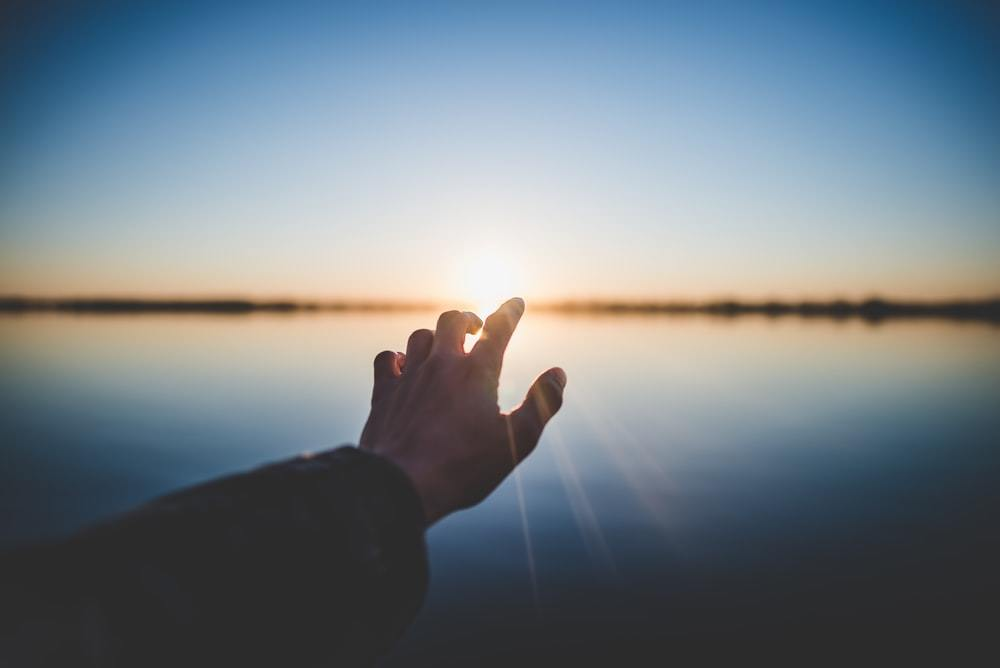
#> input picture images/sunset_hand.jpg, 1000 x 668 px, found by its file name
$ jupyter execute --allow-errors Find_and_draw_contour.ipynb
#> lines starting #> are read from the running program, lines starting #| are printed output that depends on the picture; after the words box and inside, x2 and y2 are one past the last pixel; in counts of white or black regions, pixels touching at a corner belong together
[cell 1]
import cv2
import time
import matplotlib.pyplot as plt

[cell 2]
from google.colab import drive

from google.colab import drive
drive.mount('/content/drive')

[cell 3]
# read the image
image = cv2.imread('/content/drive/MyDrive/Computer_Vision_Projects/images/sunset_hand.jpg')
#> image is the input picture: shape (668, 1000, 3); mean B, G, R 133.5, 125.8, 115.1

[cell 4]
# https://learnopencv.com/contour-detection-using-opencv-python-c/


new_frame_time = 0
prev_frame_time = 0
# convert the image to grayscale format
img_gray = cv2.cvtColor(image, cv2.COLOR_BGR2GRAY)
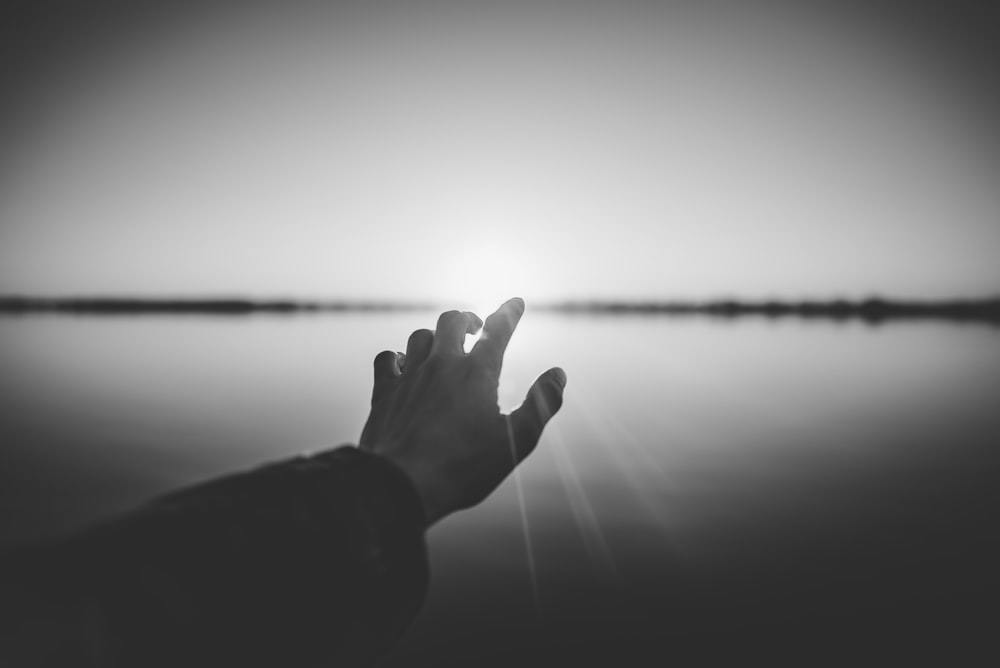
#> img_gray: shape (668, 1000); min 33, max 255, mean 123.5

# time when we finish processing for this frame
new_frame_time = time.time()

# Calculating the fps
# fps will be number of frame processed in given time frame
# since their will be most of time error of 0.001 second
# we will be subtracting it to get more accurate result
fps = 1 / (new_frame_time - prev_frame_time)
prev_frame_time = new_frame_time
fps, prev_frame_time

# apply binary thresholding
ret, thresh = cv2.threshold(img_gray, 150, 255, cv2.THRESH_BINARY)
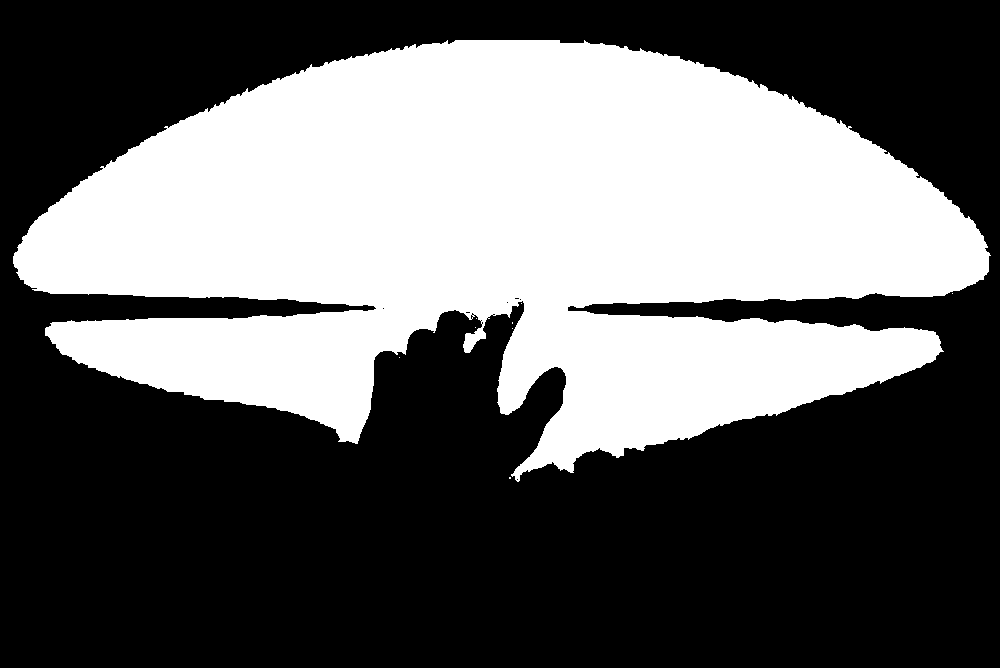
#> thresh: shape (668, 1000); 39.7% white; 9 white regions (8 under 20 px), largest, box (x1, y1, x2, y2) and area: (13, 40, 991, 482) 264909
cv2.putText(img = thresh,
            text = f'FPS Display',
            org = (20, 40),
            fontFace = cv2.FONT_HERSHEY_SIMPLEX,
            fontScale = 1,
            color = (255, 255, 255),
            thickness = 2 )
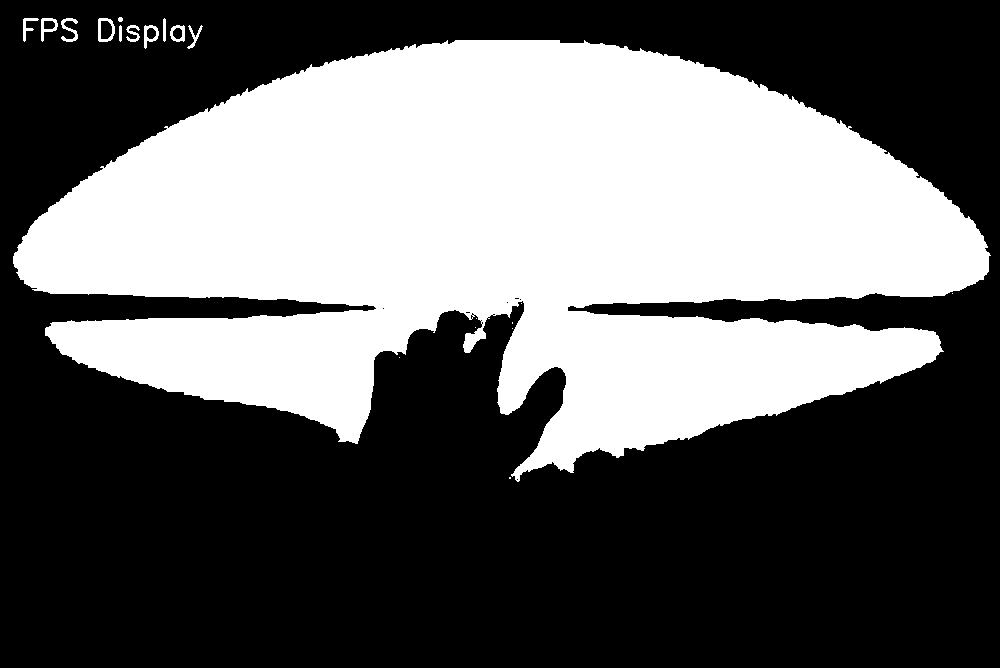
#> thresh: shape (668, 1000); 39.9% white; 20 white regions (8 under 20 px), largest, box (x1, y1, x2, y2) and area: (13, 40, 991, 482) 264909, (98, 18, 115, 42) 186, (61, 18, 78, 42) 174
cv2.putText(img = thresh,
            text = f'FPS: {int(fps)}',
            org = (20, 60),
            fontFace = cv2.FONT_HERSHEY_PLAIN,
            fontScale = 1,
            color = (255,0,255),
            thickness = 1)
#> thresh: shape (668, 1000); 39.9% white; 26 white regions (10 under 20 px)
# visualize the binary image
plt.imshow(thresh)
plt.xticks([]), plt.yticks([]) # optional line of code, just to hide tick values on X and Y axis if needed
plt.show()
cv2.waitKey(0)
cv2.imwrite('image_thres1.jpg', thresh)

# detect the contours on the binary image using cv2.CHAIN_APPROX_NONE
contours, hierarchy = cv2.findContours(image=thresh, mode=cv2.RETR_TREE, method=cv2.CHAIN_APPROX_NONE)
#> contours = 43 contours, 24 with area under 20; largest, box (x1, y1, x2, y2) and area: (13, 40, 991, 482) 262803, (98, 18, 115, 42) 328, (41, 18, 58, 42) 210, (144, 25, 159, 49) 208, (100, 20, 113, 40) 200

# draw contours on the original image
image_copy = image.copy()
#> (the rest of this cell did not finish here and is left out)

[cell 5]
import cv2
import numpy as np

img = cv2.imread('/content/drive/MyDrive/Computer_Vision_Projects/images/shapes.png')
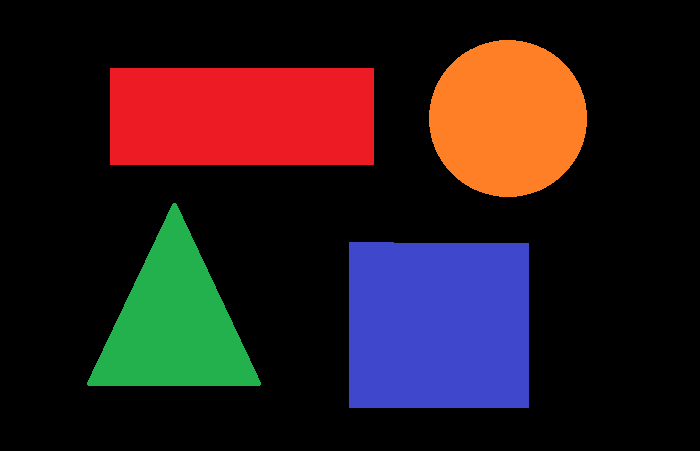
#> input picture images/shapes.png, 700 x 451 px, found by its file name
#> img is the input picture: shape (451, 700, 3); mean B, G, R 28.5, 26.1, 42.7
gray = cv2.cvtColor(img, cv2.COLOR_BGR2GRAY)
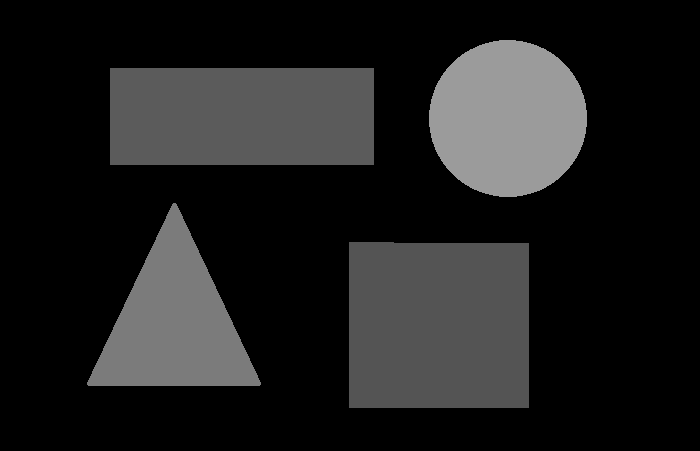
#> gray: shape (451, 700); min 0, max 155, mean 31.3

ret,thresh = cv2.threshold(gray,50,255,0)
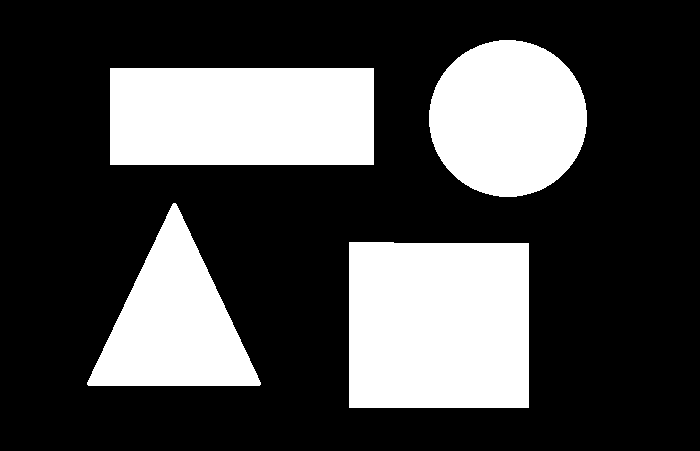
#> thresh: shape (451, 700); 28.9% white; 4 white regions
contours,hierarchy = cv2.findContours(thresh, 1, 2)
#> contours = 4 contours; box (x1, y1, x2, y2) and area: (349, 242, 529, 408) 29400, (110, 68, 374, 165) 25248, (429, 40, 587, 197) 19240, (87, 203, 261, 386) 16206
print("Number of contours detected:", len(contours))
#| Number of contours detected: 4

for cnt in contours:
   x1,y1 = cnt[0][0]
   approx = cv2.approxPolyDP(cnt, 0.01*cv2.arcLength(cnt, True), True)
   if len(approx) == 4:
      x, y, w, h = cv2.boundingRect(cnt)
      ratio = float(w)/h
      if ratio >= 0.9 and ratio <= 1.1:
         img = cv2.drawContours(img, [cnt], -1, (0,255,255), 3)
         cv2.putText(img, 'Square', (x1, y1), cv2.FONT_HERSHEY_SIMPLEX, 0.6, (255, 255, 0), 2)
      else:
         cv2.putText(img, 'Rectangle', (x1, y1), cv2.FONT_HERSHEY_SIMPLEX, 0.6, (0, 255, 0), 2)
         img = cv2.drawContours(img, [cnt], -1, (0,255,0), 3)
#> this loop made 4 passes
#> (x1, y1, approx, x, y, w, h, ratio) on passes 1, 3: (349, 242, [[349, 242], [349, 407], [528, 407], [528, 243]], 349, 242, 180, 166, 1.08), (110, 68, [[110, 68], [110, 164], [373, 164], [373, 68]], 110, 68, 264, 97, 2.72)
#> (x1, y1, approx) on pass 2: (173, 203, [[173, 203], [87, 384], [259, 385]])
#> pass 1, `img = cv2.drawContours(img, [cnt], -1, (0,255,255), 3)`:
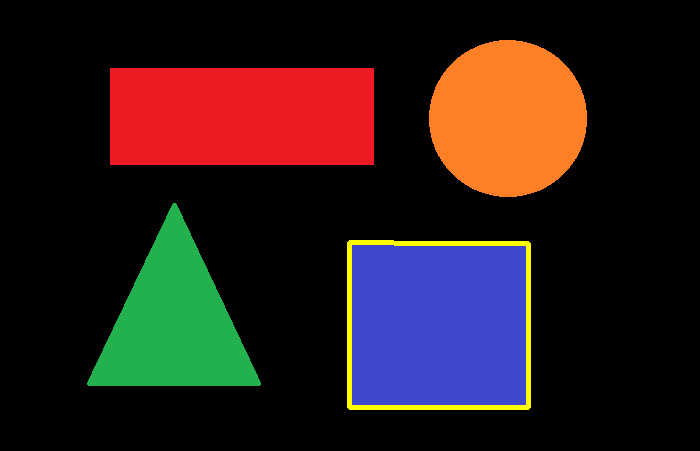
#> img: shape (451, 700, 3); 1.08% of pixels changed, all inside (x1, y1, x2, y2) = (347, 240, 531, 410)
#> pass 3, `img = cv2.drawContours(img, [cnt], -1, (0,255,0), 3)`:
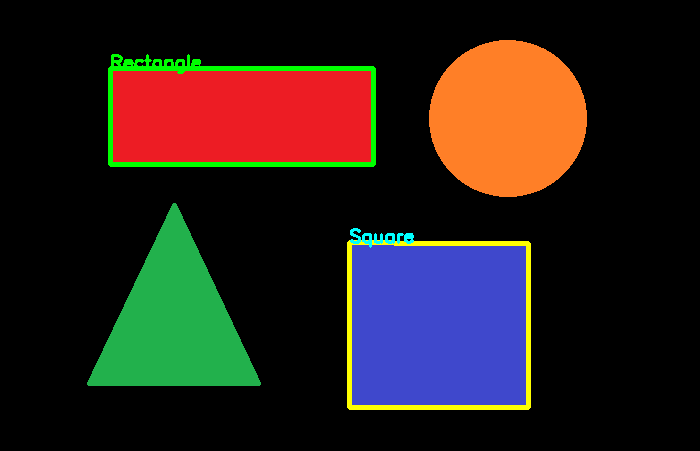
#> img: shape (451, 700, 3); 1.45% of pixels changed, all inside (x1, y1, x2, y2) = (108, 54, 414, 248)

# see the results
plt.imshow(img)
plt.xticks([]), plt.yticks([]) # optional line of code, just to hide tick values on X and Y axis if needed
plt.show()
